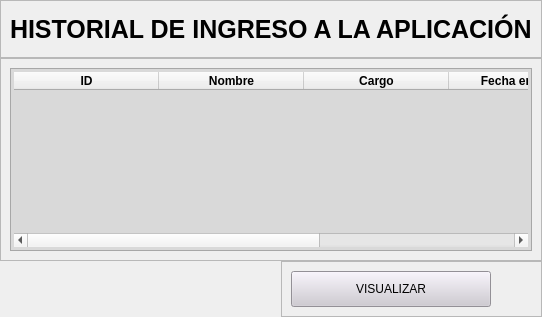
            <widget class="QWidget" name="page_Bitacora">
             <layout class="QVBoxLayout" name="verticalLayout_20" stretch="20,70,10">
              <property name="spacing">
               <number>0</number>
              </property>
              <property name="leftMargin">
               <number>0</number>
              </property>
              <property name="topMargin">
               <number>0</number>
              </property>
              <property name="rightMargin">
               <number>0</number>
              </property>
              <property name="bottomMargin">
               <number>0</number>
              </property>
              <item alignment="Qt::AlignHCenter">
               <widget class="QFrame" name="frame_4">
                <property name="styleSheet">
                 <string notr="true">QLabel{
color:black;
}</string>
                </property>
                <property name="frameShape">
                 <enum>QFrame::StyledPanel</enum>
                </property>
                <property name="frameShadow">
                 <enum>QFrame::Raised</enum>
                </property>
                <layout class="QHBoxLayout" name="horizontalLayout_29">
                 <item>
                  <widget class="QLabel" name="label_4">
                   <property name="sizePolicy">
                    <sizepolicy hsizetype="Expanding" vsizetype="Preferred">
                     <horstretch>0</horstretch>
                     <verstretch>0</verstretch>
                    </sizepolicy>
                   </property>
                   <property name="minimumSize">
                    <size>
                     <width>200</width>
                     <height>0</height>
                    </size>
                   </property>
                   <property name="styleSheet">
                    <string notr="true">QLabel{
font-size: 25px;
font-family: arial;
color:black;
Font-weight:bold;

}</string>
                   </property>
                   <property name="text">
                    <string>HISTORIAL DE INGRESO A LA APLICACIÓN</string>
                   </property>
                  </widget>
                 </item>
                </layout>
               </widget>
              </item>
              <item>
               <widget class="QFrame" name="frame_5">
                <property name="maximumSize">
                 <size>
                  <width>16777215</width>
                  <height>300</height>
                 </size>
                </property>
                <property name="frameShape">
                 <enum>QFrame::StyledPanel</enum>
                </property>
                <property name="frameShadow">
                 <enum>QFrame::Raised</enum>
                </property>
                <layout class="QHBoxLayout" name="horizontalLayout_27">
                 <item>
                  <widget class="QTableWidget" name="tableWidget">
                   <property name="styleSheet">
                    <string notr="true">QTableWidget{
background-color:rgb(217,217,217);
color: black;
font-size: 16px;
font-family:arial;
Padding:3px;
}
QHeaderView::section{ 
color: black; 
font-weight: bold; 
}</string>
                   </property>
                   <property name="showGrid">
                    <bool>true</bool>
                   </property>
                   <property name="columnCount">
                    <number>5</number>
                   </property>
                   <attribute name="horizontalHeaderCascadingSectionResizes">
                    <bool>true</bool>
                   </attribute>
                   <attribute name="horizontalHeaderDefaultSectionSize">
                    <number>145</number>
                   </attribute>
                   <attribute name="horizontalHeaderHighlightSections">
                    <bool>true</bool>
                   </attribute>
                   <attribute name="horizontalHeaderStretchLastSection">
                    <bool>true</bool>
                   </attribute>
                   <attribute name="verticalHeaderCascadingSectionResizes">
                    <bool>false</bool>
                   </attribute>
                   <column>
                    <property name="text">
                     <string>ID</string>
                    </property>
                   </column>
                   <column>
                    <property name="text">
                     <string>Nombre</string>
                    </property>
                   </column>
                   <column>
                    <property name="text">
                     <string>Cargo</string>
                    </property>
                   </column>
                   <column>
                    <property name="text">
                     <string>Fecha entrada</string>
                    </property>
                   </column>
                   <column>
                    <property name="text">
                     <string>Fecha salida</string>
                    </property>
                   </column>
                  </widget>
                 </item>
                </layout>
               </widget>
              </item>
              <item alignment="Qt::AlignRight">
               <widget class="QFrame" name="frame_6">
                <property name="styleSheet">
                 <string notr="true">QPushButton{
background-color:rgb(206,202,210);
color:black;
padding: 10px;
}</string>
                </property>
                <property name="frameShape">
                 <enum>QFrame::StyledPanel</enum>
                </property>
                <property name="frameShadow">
                 <enum>QFrame::Raised</enum>
                </property>
                <layout class="QHBoxLayout" name="horizontalLayout_28">
                 <property name="spacing">
                  <number>50</number>
                 </property>
                 <property name="rightMargin">
                  <number>50</number>
                 </property>
                 <item>
                  <widget class="QPushButton" name="pushButton_2">
                   <property name="minimumSize">
                    <size>
                     <width>200</width>
                     <height>0</height>
                    </size>
                   </property>
                   <property name="maximumSize">
                    <size>
                     <width>16777215</width>
                     <height>16777215</height>
                    </size>
                   </property>
                   <property name="styleSheet">
                    <string notr="true">QPushButton:hover{
border: 1px solid black;
background-color:rgb(80,150,210);
}</string>
                   </property>
                   <property name="text">
                    <string>VISUALIZAR</string>
                   </property>
                   <property name="icon">
                    <iconset>
                     <normaloff>Icono_Proyecto/Icono_Vizualizar.png</normaloff>Icono_Proyecto/Icono_Vizualizar.png</iconset>
                   </property>
                   <property name="iconSize">
                    <size>
                     <width>28</width>
                     <height>28</height>
                    </size>
                   </property>
                  </widget>
                 </item>
                </layout>
               </widget>
              </item>
             </layout>
            </widget>
